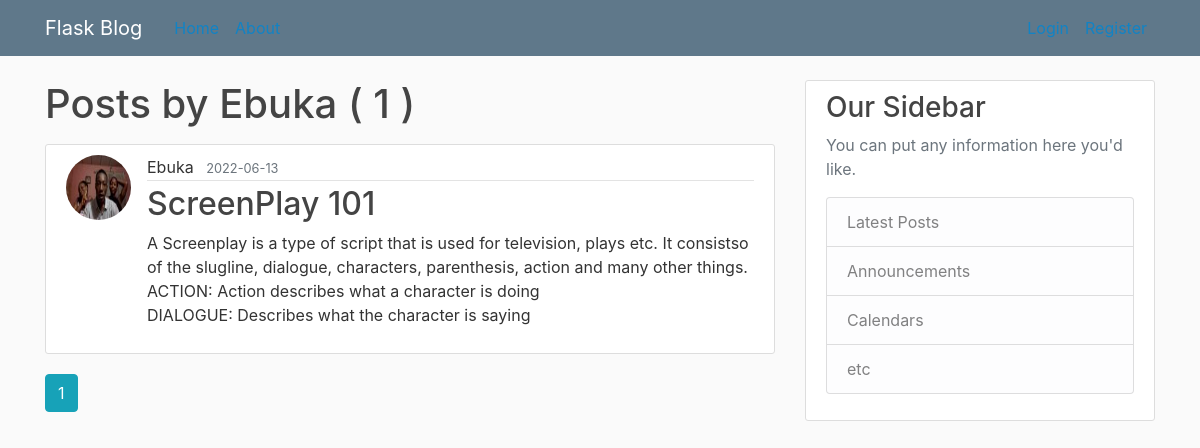
Page /user/Ebuka on the committed database.
### flaskblog/models.py (models this page shows, shortened)
class User(db.Model, UserMixin):
    id = db.Column(db.Integer, primary_key=True)
    username = db.Column(db.String(20), unique=True, nullable=False)
    email = db.Column(db.String(120), unique=True, nullable=False)
    image_file = db.Column(db.String(20), nullable=False, default='default.jpg')
    password = db.Column(db.String(60), nullable=False)
    posts = db.relationship('Post', backref='author', lazy=True) #Post is name of relationship class

class Post(db.Model):
    id = db.Column(db.Integer, primary_key=True)
    title = db.Column(db.String(100), nullable=False)
    date = db.Column(db.DateTime, nullable=False, default=datetime.utcnow)
    content = db.Column(db.Text, nullable=False)
    user_id = db.Column(db.Integer, db.ForeignKey('user.id'), nullable=False)

### flaskblog/users/routes.py (the view)
@users.route("/user/<string:username>")
def user_posts(username):
    page = request.args.get('page', 1, type=int)
    user = User.query.filter_by(username=username).first_or_404()
    posts = Post.query.filter_by(author=user)\
        .order_by(Post.date.desc()).paginate(page=page, per_page=3)
    return render_template('user_posts.html', posts=posts, user=user)

### flaskblog/templates/user_posts.html
{% extends "layout.html" %}
{% block content %}
<h1 class="mb-3">Posts by {{user.username}} ( {{posts.total}} )</h1>
    {% for post in posts.items %}
        <article class="media content-section">
          <img class="rounded-circle article-img" src="{{ url_for('static', filename='profile_pics/' + post.author.image_file) }}">
          <div class="media-body">
            <div class="article-metadata">
              <a class="mr-2">{{ post.author.username }}</a>
              <small class="text-muted">{{ post.date.strftime('%Y-%m-%d') }}</small>
            </div>
            <h2><a class="article-title" href="{{url_for('posts.post', post_id=post.id)}}">{{ post.title }}</a></h2>
            <p class="article-content">{{ post.content }}</p>
          </div>
        </article>
    {% endfor %}
    {% for page_num in posts.iter_pages(left_edge=1, right_edge=1, left_current=1, right_current=2) %}
      {% if page_num %}
        {% if posts.page == page_num %}
          <a class="btn btn-info mb-4" href="{{url_for('users.user_posts', username=user.username, page=page_num)}}">{{page_num}}</a>
        {% else %}
          <a class="btn btn-outline-info mb-4" href="{{url_for('users.user_posts', username=user.username, page=page_num)}}">{{page_num}}</a>
         {% endif %}
      {% else %}
      ...
      {% endif %}
    {% endfor %}
{% endblock content %}

### flaskblog/static/main.css (style rules this page uses)
body { background: #fafafa; color: #333333; margin-top: 5rem; }
h1, h2, h3, h4, h5, h6 { color: #444444; }
.content-section { background: #ffffff; padding: 10px 20px; border: 1px solid #dddddd; border-radius: 3px; margin-bottom: 20px; }
.article-title { color: #444444; }
.article-content { white-space: pre-line; }
.article-img { height: 65px; width: 65px; margin-right: 16px; }
.article-metadata { padding-bottom: 1px; margin-bottom: 4px; border-bottom: 1px solid #e3e3e3 }

### rows in the picture
User: username "Ebuka"
Post: image_file (picture), author.username "Ebuka", date "2022-06-13", title "ScreenPlay 101", content "A Screenplay is a type of script that is used for television, plays etc. It consistso of the slugline, dialogue, characters, parenthesis, action and many other things. ACTION: Action describes what a character is doing DIALOGUE: Describes what the character is saying"

### other values in the picture
{{ posts.total }} "1"
{{ page_num }} "1"
